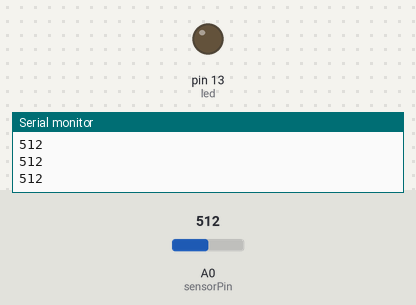
This sketch was run on a simulated Arduino Uno, built with avr-gcc and run on an emulated ATmega328P. Shown: output pins drawn as LEDs (lit = HIGH), the last lines printed to the serial monitor. Dashed ring = blinking. The inputs (shaded band) are chosen by the test bench; at power-on: A0 (sensorPin) = 512.

Above: at 1.3 s.
1.4 s: A0 (sensorPin) set to 109
2.9 s: A0 (sensorPin) set to 92
At 3.4 s:
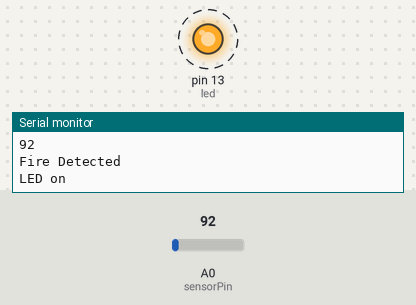
6.0 s: A0 (sensorPin) set to 110
At 6.5 s:
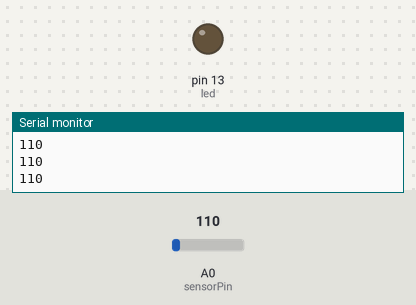
7.6 s: A0 (sensorPin) set to 90
At 8.4 s:
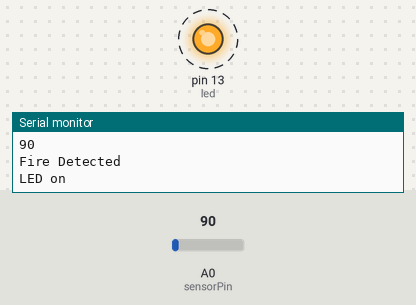
Timing chart, 0 to 11.7 s (numbered marks = the images above; inputs shaded):
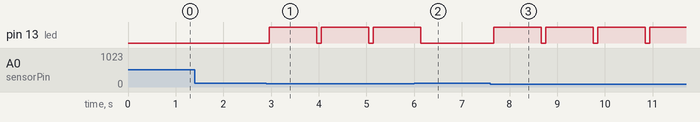

Measured:
- the behaviour switches between 100 and 99 on A0 (sensorPin) (found by bisection; images 0 and 1)
- after the input at 2.9 s, pin 13 (led): alternates HIGH for 1.0 s and LOW for 0.09 s, starting after 0.06 s
- after the input at 6.0 s, pin 13 (led): goes on until 6.1 s, then stays LOW
- after the input at 7.6 s, pin 13 (led): alternates HIGH for 1.0 s and LOW for 0.09 s, starting after 0.07 s

The sketch:

fire.ino
```cpp
int sensorPin = A0;
int sensorValue = 0;
int led = 13;

void setup() {

pinMode(led, OUTPUT);
Serial.begin(9600);
}
void loop()
{

sensorValue = analogRead(sensorPin);
Serial.println(sensorValue);
if (sensorValue < 100)
{
Serial.println("Fire Detected");
Serial.println("LED on");
digitalWrite(led,HIGH);
delay(1000);
}
digitalWrite(led,LOW);
delay(sensorValue);
}
```
